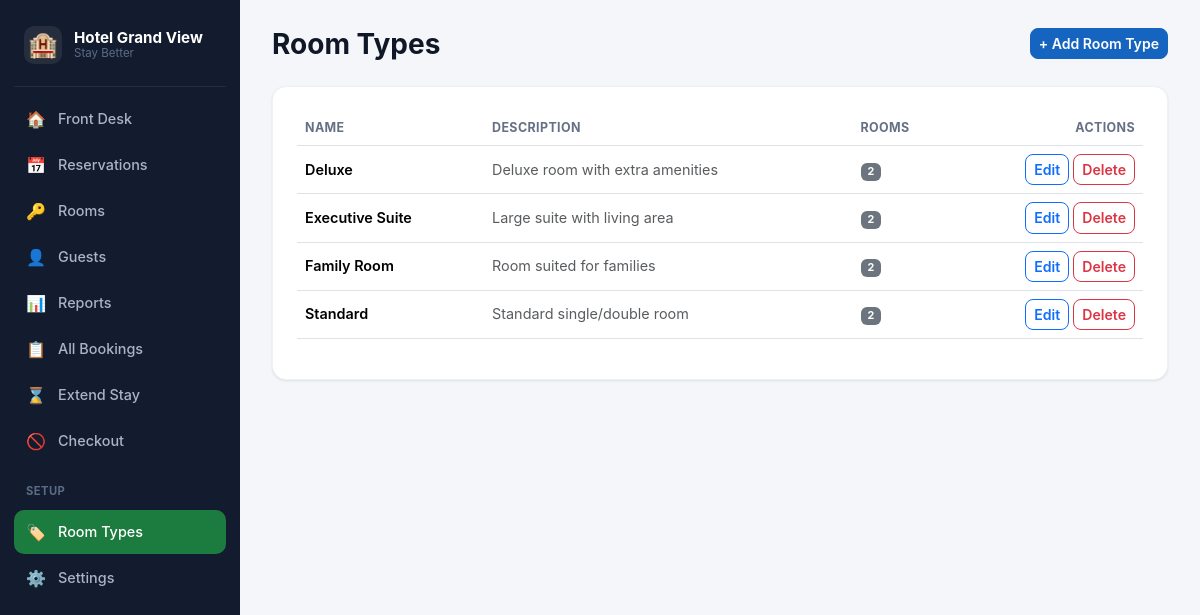
The app's page /room_types.php with its own data.
### tables this page shows
CREATE TABLE room_types (
    id INT UNSIGNED AUTO_INCREMENT PRIMARY KEY,
    name VARCHAR(100) NOT NULL,               
    description VARCHAR(255) DEFAULT NULL,
    created_at TIMESTAMP DEFAULT CURRENT_TIMESTAMP
);

### includes/functions.php (called while the page is built, shortened)
<?php
function e($str) {
    return htmlspecialchars($str ?? '', ENT_QUOTES, 'UTF-8');
}
function fetch_all($conn, $sql) {
    $res = mysqli_query($conn, $sql);
    $rows = [];
    if ($res) {
        while ($row = mysqli_fetch_assoc($res)) {
            $rows[] = $row;
        }
    }
    return $rows;
}

### room_types.php (the view, shortened to what this page needs)
<?php
require_once __DIR__ . '/config/db.php';
require_once __DIR__ . '/includes/functions.php';
$types = fetch_all($conn, "
    SELECT rt.*, (SELECT COUNT(*) FROM rooms r WHERE r.room_type_id = rt.id) AS room_count
    FROM room_types rt ORDER BY rt.name ASC
");
require_once __DIR__ . '/includes/header.php';
?>
<div class="page-header">
    <h3>Room Types</h3>
    <button class="btn btn-primary btn-sm" data-bs-toggle="modal" data-bs-target="#addTypeModal">+ Add Room Type</button>
</div>
<div class="card-form">
    <div class="table-responsive">
        <table class="table align-middle">
            <thead>
                <tr>
                    <th>Name</th>
                    <th>Description</th>
                    <th>Rooms</th>
                    <th class="text-end">Actions</th>
                </tr>
            </thead>
            <tbody>
                <?php foreach ($types as $t): ?>
                <tr>
                    <td class="fw-semibold"><?php echo e($t['name']); ?></td>
                    <td class="text-muted"><?php echo e($t['description']); ?></td>
                    <td><span class="badge bg-secondary"><?php echo (int)$t['room_count']; ?></span></td>
                    <td class="text-end">
                        <button class="btn btn-sm btn-outline-primary btn-edit-type"
                            data-id="<?php echo (int)$t['id']; ?>"
                            data-name="<?php echo e($t['name']); ?>"
                            data-description="<?php echo e($t['description']); ?>">
                            Edit
                        </button>
                        <a href="room_types.php?delete=<?php echo (int)$t['id']; ?>"
                           class="btn btn-sm btn-outline-danger"
                           onclick="return confirm('Delete this room type?');">Delete</a>
                    </td>
                </tr>
                <?php endforeach; ?>
            </tbody>
        </table>
    </div>
</div>
<?php
require_once __DIR__ . '/includes/footer.php';
?>

### assets/css/style.css (style rules this page uses)
:root { --sidebar-bg: #131c2e; --sidebar-bg-active: #1e2a41; --sidebar-text: #aab4c5; --sidebar-text-active: #ffffff; --sidebar-heading: #5c6b85; --body-bg: #f4f6f9; --card-bg: #ffffff; --card-border-radius: 14px; --card-shadow: 0 1px 3px rgba(16, 24, 40, 0.06), 0 1px 2px rgba(16, 24, 40, 0.04); --brand-green: #1c7c3f; --brand-green-dark: #166534; --status-available: #2e7d32; --status-reserved: #1565c0; --status-occupied: #c62828; --status-checked-out: #6c757d; --status-cancelled: #c62828; --text-dark: #101828; --text-muted: #667085; }
* { box-sizing: border-box; }
body { background: var(--body-bg); color: var(--text-dark); font-family: -apple-system, BlinkMacSystemFont, "Segoe UI", Roboto, Helvetica, Arial, sans-serif; }
.page-header { display: flex; align-items: flex-start; justify-content: space-between; margin-bottom: 22px; flex-wrap: wrap; gap: 12px; }
.page-header h3 { font-weight: 700; color: var(--text-dark); margin-bottom: 2px; }
.card-form { background: var(--card-bg); border-radius: var(--card-border-radius); box-shadow: var(--card-shadow); padding: 1.5rem; border: 1px solid #eef1f5; }
.btn { border-radius: 8px; font-weight: 600; font-size: 0.88rem; }
.btn-primary { background: #1565c0; border-color: #1565c0; }
.table { font-size: 0.9rem; }
.table thead th { color: var(--text-muted); font-size: 0.78rem; text-transform: uppercase; letter-spacing: 0.03em; font-weight: 700; border-bottom-width: 1px; }

### records on screen
room_types: name "Deluxe", description "Deluxe room with extra amenities", room_count "2"
room_types: name "Executive Suite", description "Large suite with living area", room_count "2"
room_types: name "Family Room", description "Room suited for families", room_count "2"
room_types: name "Standard", description "Standard single/double room", room_count "2"
